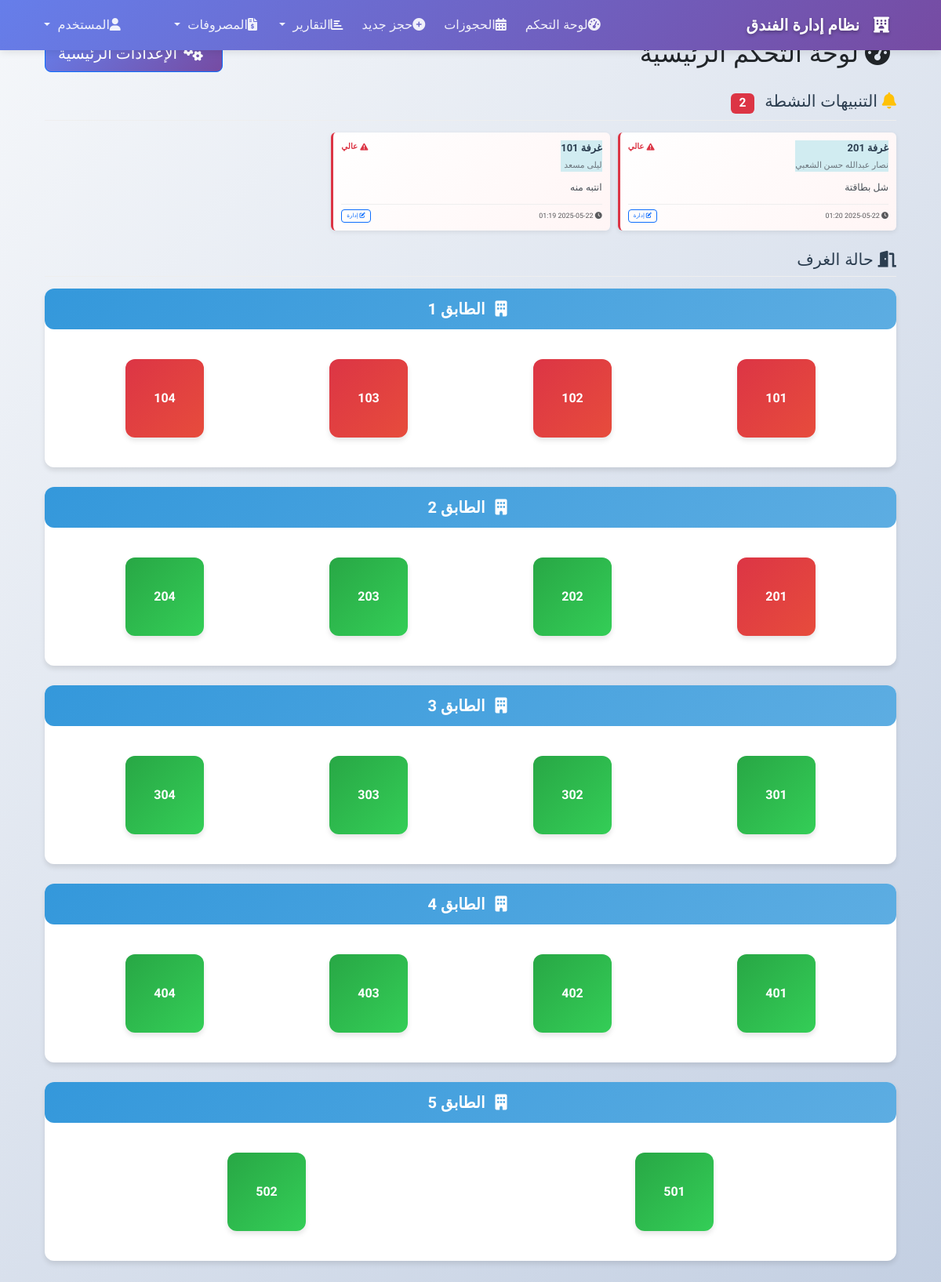
Page /admin/dash.php (signed in) on the committed database.
### tables this page shows
CREATE TABLE `booking_notes` (
  `note_id` int(11) NOT NULL,
  `booking_id` int(11) NOT NULL,
  `note_text` text NOT NULL,
  `alert_type` enum('high','medium','low') NOT NULL DEFAULT 'medium',
  `alert_until` datetime DEFAULT NULL,
  `is_active` tinyint(1) DEFAULT '1',
  `created_at` datetime NOT NULL,
  `created_by` varchar(50) DEFAULT NULL
);

CREATE TABLE `bookings` (
  `booking_id` int(11) NOT NULL,
  `guest_id` int(11) DEFAULT NULL,
  `guest_name` varchar(100) NOT NULL,
  `guest_id_type` enum('بطاقة شخصية','رخصة قيادة','جواز سفر') NOT NULL,
  `guest_id_number` varchar(50) NOT NULL,
  `guest_id_issue_date` date DEFAULT NULL,
  `guest_id_issue_place` varchar(50) DEFAULT NULL,
  `guest_phone` varchar(20) NOT NULL,
  `guest_nationality` varchar(50) DEFAULT NULL,
  `guest_email` varchar(100) DEFAULT NULL,
  `guest_address` text,
  `guest_created_at` timestamp NOT NULL DEFAULT CURRENT_TIMESTAMP,
  `room_number` varchar(10) NOT NULL,
  `checkin_date` datetime NOT NULL,
  `checkout_date` datetime DEFAULT NULL,
  `status` enum('شاغرة','محجوزة') NOT NULL DEFAULT 'محجوزة' COMMENT 'حالة الحجز',
  `notes` text,
  `created_at` timestamp NOT NULL DEFAULT CURRENT_TIMESTAMP,
  `expected_nights` int(11) DEFAULT '1' COMMENT 'عدد الليالي المتوقع',
  `actual_checkout` datetime DEFAULT NULL,
  `calculated_nights` int(11) DEFAULT '1',
  `last_calculation` timestamp NOT NULL DEFAULT CURRENT_TIMESTAMP ON UPDATE CURRENT_TIMESTAMP
);

### admin/dash.php (the view, shortened to what this page needs)
<?php
include_once '../includes/db.php';
include_once '../includes/header.php';
$active_alerts = [];
$check_notes_table = mysqli_query($conn, "SHOW TABLES LIKE 'booking_notes'");
if (mysqli_num_rows($check_notes_table) > 0) {
    $alerts_query = "
        SELECT
            bn.note_id,
            bn.booking_id,
            bn.note_text,
            bn.alert_type,
            bn.created_at,
            b.guest_name,
            b.room_number
        FROM booking_notes bn
        JOIN bookings b ON bn.booking_id = b.booking_id
        WHERE bn.is_active = 1
        AND (bn.alert_until IS NULL OR bn.alert_until > NOW())
        AND b.status != 'غادر' AND b.actual_checkout IS NULL
        ORDER BY bn.alert_type = 'high' DESC, bn.alert_type = 'medium' DESC, bn.created_at DESC
        LIMIT 10
    ";
    $alerts_result = mysqli_query($conn, $alerts_query);
    if ($alerts_result && mysqli_num_rows($alerts_result) > 0) {
        while ($alert = mysqli_fetch_assoc($alerts_result)) {
            $active_alerts[] = $alert;
        }
    }
}
?>
<!DOCTYPE html>
<html lang="ar" dir="rtl">
<head>
    <link href="https://cdn.jsdelivr.net/npm/bootstrap@5.3.0/dist/css/bootstrap.min.css" rel="stylesheet">
    <link href="https://cdnjs.cloudflare.com/ajax/libs/font-awesome/6.0.0/css/all.min.css" rel="stylesheet">
    <link href="<?= BASE_URL ?>assets/css/dash.css" rel="stylesheet">
</head>
<body>
    <main class="dashboard-container">
        <div class="container">
            <div class="row mb-4">
                <div class="col-12">
                    <div class="d-flex justify-content-between align-items-center">
                        <h2 class="mb-0">
                            <i class="fas fa-tachometer-alt me-2"></i>لوحة التحكم الرئيسية
                        </h2>
                        <a href="settings/index.php" class="btn btn-primary btn-lg">
                            <i class="fas fa-cogs me-2"></i>الإعدادات الرئيسية
                        </a>
                    </div>
                </div>
            </div>
            <?php if (!empty($active_alerts)): ?>
            <div class="alerts-section mb-4">
                <h3 class="section-title">
                    <i class="fas fa-bell text-warning"></i> التنبيهات النشطة
                    <span class="badge bg-danger ms-2"><?= count($active_alerts) ?></span>
                </h3>
                <div class="alerts-container">
                    <?php foreach ($active_alerts as $alert): ?>
                    <div class="alert-card alert-<?= $alert['alert_type'] ?>">
                        <div class="alert-header">
                            <div class="alert-info">
                                <strong>غرفة <?= htmlspecialchars($alert['room_number']) ?></strong>
                                <span class="guest-name"><?= htmlspecialchars($alert['guest_name']) ?></span>
                            </div>
                            <div class="alert-priority">
                                <?php
                                $priority_text = '';
                                $priority_icon = '';
                                switch($alert['alert_type']) {
                                    case 'high':
                                        $priority_text = 'عالي';
                                        $priority_icon = 'fas fa-exclamation-triangle';
                                        break;
                                }
                                ?>
                                <i class="<?= $priority_icon ?>"></i>
                                <span><?= $priority_text ?></span>
                            </div>
                        </div>
                        <div class="alert-content">
                            <?= htmlspecialchars($alert['note_text']) ?>
                        </div>
                        <div class="alert-footer">
                            <small class="text-muted">
                                <i class="fas fa-clock"></i>
                                <?= date('Y-m-d H:i', strtotime($alert['created_at'])) ?>
                            </small>
                            <a href="bookings/add_note.php?booking_id=<?= $alert['booking_id'] ?>"
                               class="btn btn-sm btn-outline-primary">
                                <i class="fas fa-edit"></i> إدارة
                            </a>
                        </div>
                    </div>
                    <?php endforeach; ?>
                </div>
            </div>
            <?php endif; ?>
            <h3 class="section-title"><i class="fas fa-door-open"></i> حالة الغرف</h3>
            <div id="rooms-container">
            </div>
        </div>
    </main>
</body>
</html>

### assets/css/dashboard.css (style rules this page uses)
:root { --available: #28a745; --occupied: #dc3545; --primary: #3498db; --dark: #2c3e50; --light-gray: #f8f9fa; --white: #ffffff; --border-radius: 15px; --box-shadow: 0 4px 12px rgba(0, 0, 0, 0.1); --transition: all 0.3s cubic-bezier(0.4, 0, 0.2, 1); }
body { background-color: var(--light-gray); font-family: "Tajawal", sans-serif; margin: 0; padding: 0; overflow-x: hidden; }

### assets/css/arabic-support.css (style rules this page uses)
html { direction: rtl; lang: ar; }
body { font-family: "Tajawal", "Tajawal-Local", "Arial", sans-serif; direction: rtl; text-align: right; font-size: 16px; line-height: 1.6; -webkit-font-smoothing: antialiased; -moz-osx-font-smoothing: grayscale; }
.btn { font-family: "Tajawal", sans-serif; font-weight: 500; }

### assets/css/dash.css (style rules this page uses)
:root { --available: #28a745; --occupied: #dc3545; --primary: #3498db; --dark: #2c3e50; --light-gray: #f8f9fa; --border-radius: 12px; --box-shadow: 0 4px 6px rgba(0, 0, 0, 0.1); --transition: all 0.3s ease; }
* { box-sizing: border-box; }
body { background-color: var(--light-gray); font-family: "Tajawal", sans-serif; margin: 0; padding: 0; line-height: 1.6; }
.dashboard-container { max-width: 1400px; margin: 0 auto; padding: 20px; min-height: 100vh; }
@media (min-width: 1200px) and (max-width: 1365px) { .dashboard-container { max-width: 1150px; padding: 20px; } }
.dashboard-container { scroll-behavior: smooth; }

### includes/header.php (style rules this page uses)
body { font-family: 'Tajawal', sans-serif; background: linear-gradient(135deg, #f5f7fa 0%, #c3cfe2 100%); margin: 0; padding-top: 80px; direction: rtl; text-align: right; min-height: 100vh; }
* { font-family: 'Tajawal', sans-serif; }
.btn { border-radius: 8px; font-weight: 500; transition: all 0.3s ease; border: none; }
.btn-primary { background: linear-gradient(135deg, #667eea 0%, #764ba2 100%); }

### admin/dash.php (style rules this page uses)
.section-title { margin: 25px 0 15px; padding-bottom: 8px; border-bottom: 1px solid #eee; color: #2c3e50; font-size: 1.3rem; }
.alerts-container { display: grid; grid-template-columns: repeat(auto-fill, minmax(280px, 1fr)); gap: 10px; margin-bottom: 20px; }
.alert-card { background: #fff; border-radius: 6px; padding: 10px; box-shadow: 0 2px 6px rgba(0,0,0,0.08); border-left: 3px solid; transition: all 0.3s ease; font-size: 0.85em; }
.alert-card.alert-high { border-left-color: #dc3545; background: linear-gradient(135deg, #fff 0%, #fff5f5 100%); }
.alert-header { display: flex; justify-content: space-between; align-items: flex-start; margin-bottom: 8px; }
.alert-info strong { color: #2c3e50; font-size: 0.95em; display: block; }
.guest-name { color: #6c757d; font-size: 0.8em; display: block; margin-top: 2px; }
.alert-priority { display: flex; align-items: center; gap: 3px; font-size: 0.75em; font-weight: bold; }
.alert-priority.alert-high i, .alert-card.alert-high .alert-priority { color: #dc3545; }
.alert-content { color: #495057; line-height: 1.4; margin-bottom: 8px; padding: 4px 0; font-size: 0.9em; max-height: 60px; overflow: hidden; text-overflow: ellipsis; }
.alert-footer { display: flex; justify-content: space-between; align-items: center; border-top: 1px solid #eee; padding-top: 6px; font-size: 0.75em; }
.alert-footer .btn { font-size: 0.7em; padding: 2px 6px; }

### rows in the picture
booking_notes: booking.room_number "201", booking.guest_name "نصار عبدالله حسن الشعبي", alert_type "عالي", note_text "شل بطاقتة", created_at "2025-05-22 01:20"
booking_notes: booking.room_number "101", booking.guest_name "ليلى مسعد", alert_type "عالي", note_text "انتبه منه", created_at "2025-05-22 01:19"

### other values in the picture
count($active_alerts) "2"
